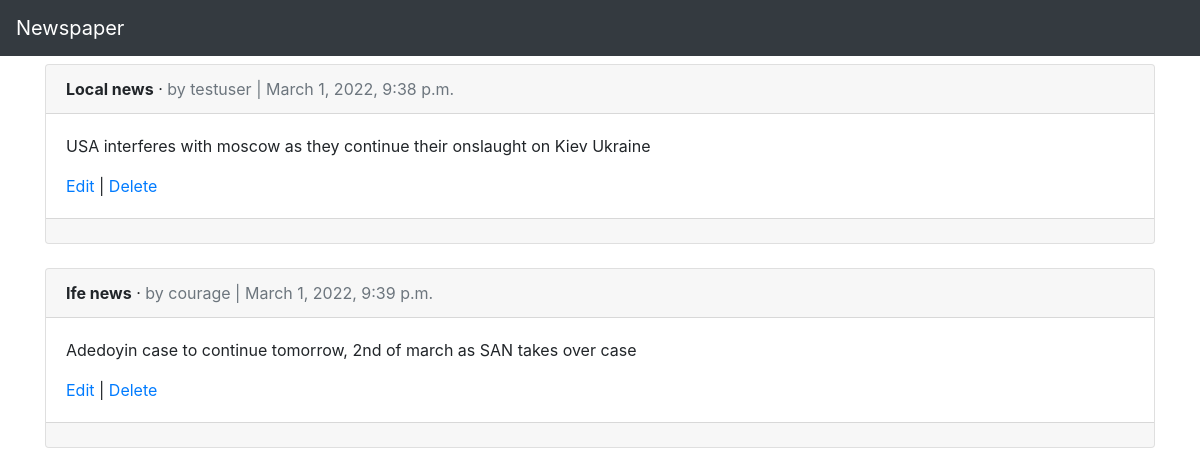
The page /articles/ on the database as committed earlier.
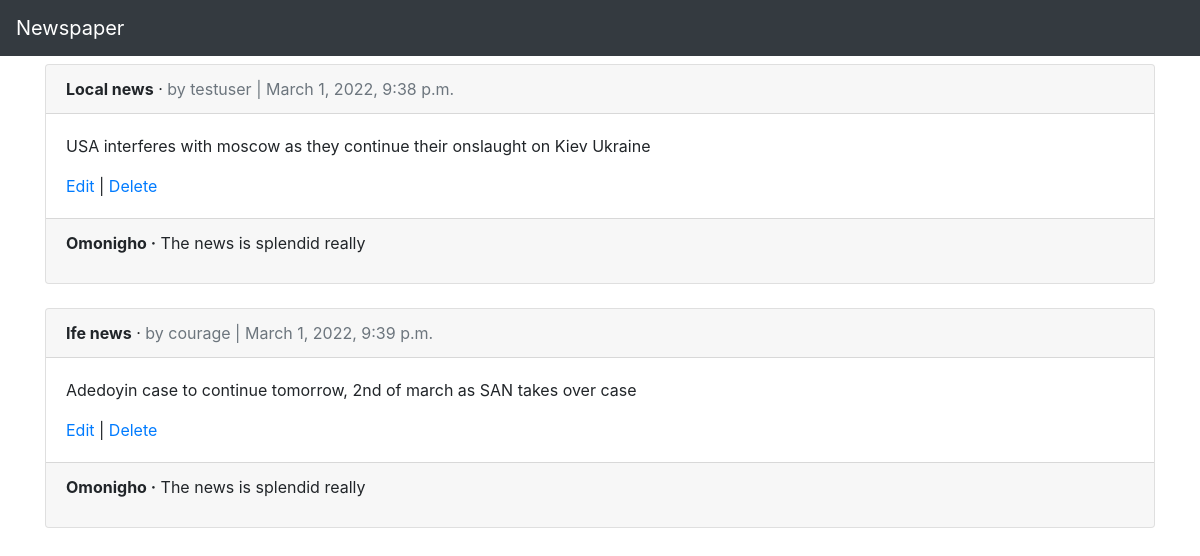
The same page on the database as committed later.
### articles/models.py (models this page shows, shortened)
class Article(models.Model):
    title = models.CharField(max_length=25)
    body = models.TextField()
    date = models.DateTimeField(auto_now_add=True)
    author = models.ForeignKey(get_user_model(), on_delete=models.CASCADE,)

class Comment(models.Model):
    article = models.ForeignKey(Article, on_delete=models.CASCADE,
                                related_name='comments')
    comment = models.CharField(max_length=40)
    author = models.ForeignKey(get_user_model(), on_delete=models.CASCADE,)
    def __str__(self):
        return self.comment

### users/models.py (models this page shows)
class CustomUser(AbstractUser):
    age = models.PositiveIntegerField(null=True, blank= True)

### articles/views.py (the view)
# urls.py: path('', ArticleListView.as_view(), name='article_list'),
class ArticleListView(ListView):
    template_name = 'article_list.html'
    model = Article
    login_url = 'login'

### templates/article_list.html (shortened to what this page needs)
{% extends 'base.html' %}
{% block content %}
{% for article in object_list %}
<div class="card">
<div class="card-header">
<span class="font-weight-bold">{{ article.title }}</span> &middot;
<span class="text-muted">by {{ article.author }} |
{{ article.date }}</span>
</div>
<div class="card-body">
<p>{{ article.body }}</p>
<a href="{% url 'article_edit' article.pk %}">Edit</a> | <a href="{% url 'article_delete' article.pk %}">Delete</a>
</div>
<div class="card-footer">
{% for comment in article.comments.all %}
<p>
<span class="font-weight-bold">{{ comment.author }} &middot;</span>
{{ comment }}
</p>
{% endfor %}
</div>
</div>
<br />
{% endfor %}
{% endblock content %}

### templates/base.html (shortened to what this page needs)
{% load static  %}
<html lang="en">
  <head>
    <link rel="stylesheet" href="https://stackpath.bootstrapcdn.com/bootstrap/4.5.0/css/bootstrap.min.css">
  </head>
  <body>
    <nav class="navbar navbar-expand-md navbar-dark bg-dark mb-2">
    <a class="navbar-brand" href="{% url 'home' %}">Newspaper</a>
      </nav>
      <div class="container">
        {% block content %}
        {% endblock content %}
      </div>
  </body>
</html>

Rows that differ between the two databases and show on the page:
added Comment: author "Omonigho", comment "The news is splendid really", shown under Article "Local news"
added Comment: author "Omonigho", comment "The news is splendid really", shown under Article "Ife news"
